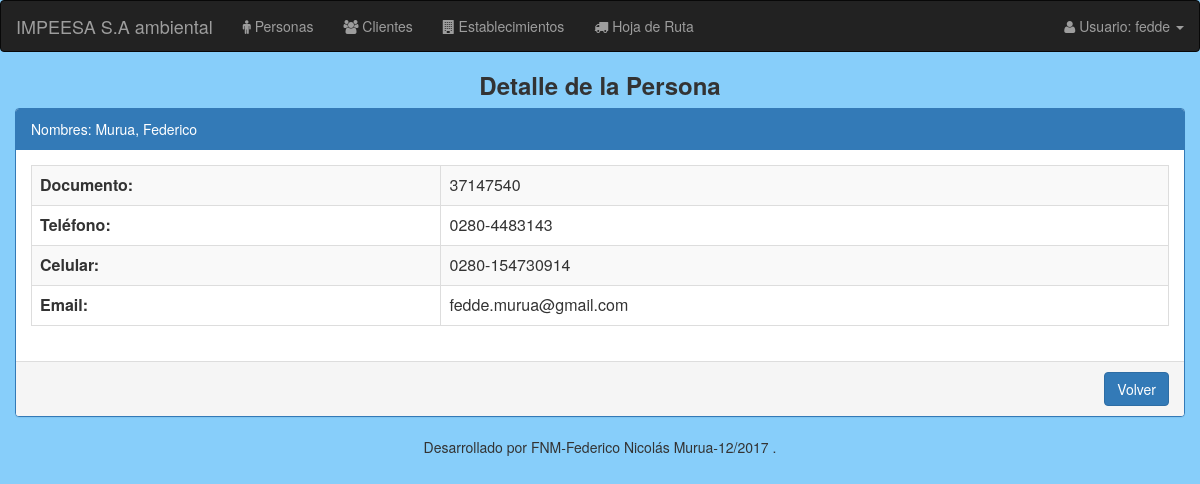
The page /personas/detalle_personas/1/ (signed in) on the database as committed earlier.
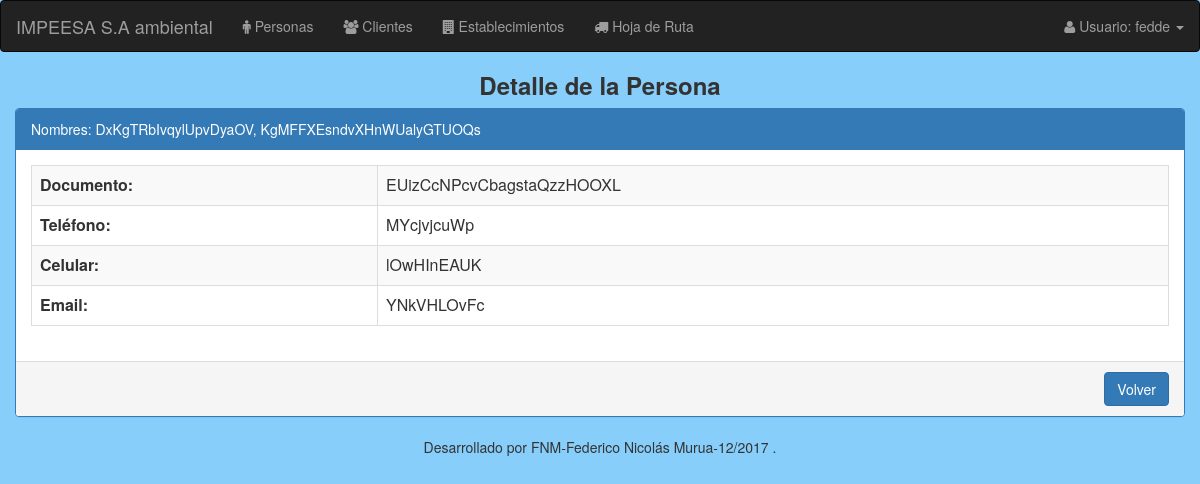
The same page on the database as committed later.
### modulo_I/models.py (models this page shows, shortened)
class Persona(models.Model):
    apellido = models.CharField(max_length=50)
    nombre = models.CharField(max_length=50)
    documento = models.CharField(max_length=50, unique=True)
    telefono_fijo = models.CharField(max_length=50, null=True, blank=True)
    celular = models.CharField(max_length=50, null=True, blank=True)
    email = models.EmailField(max_length=50, null=True, blank=True)

### modulo_I/views.py (the view)
@login_required
def detalle_personas(request, id_persona):
    persona = Persona.objects.get(id=id_persona)
    return render(request, 'persona/persona_detalle.html', {'persona': persona})

### modulo_I/templates/persona/persona_detalle.html (shortened to what this page needs)
{% extends "base/base_detalle.html" %}
{% load staticfiles %}
{% load staticfiles bootstrap3 %}
{% block header-title %}Detalle de la Persona{% endblock %}
{% block panel-heading %}
  Nombres: {{persona.apellido}}, {{persona.nombre}}
{% endblock %}
{% block detalle %}
  <table class="table table-striped table-bordered">
      <tbody>
          <tr>
              <th>Documento:</th>
              <td> {{persona.documento}}</td>
          </tr>
          {% if persona.telefono_fijo %}
            <tr>
                <th>Teléfono:</th>
                <td> {{persona.telefono_fijo}}</td>
            </tr>
          {% endif %}
          {% if persona.celular %}
            <tr>
                <th>Celular:</th>
                <td> {{persona.celular}}</td>
            </tr>
          {% endif %}
          {% if persona.email %}
            <tr>
                <th>Email:</th>
                <td> {{persona.email}}</td>
            </tr>
          {% endif %}
      </tbody>
  </table>
{% endblock %}
{% block url-volver %}
  {% url 'personas:listado_personas' %}
{% endblock %}

Rows that differ between the two databases and show on the page:
changed Persona: apellido "Murua" → "DxKgTRbIvqylUpvDyaOV"; nombre "Federico" → "KgMFFXEsndvXHnWUalyGTUOQs"; documento "37147540" → "EUizCcNPcvCbagstaQzzHOOXL"; telefono_fijo "0280-4483143" → "MYcjvjcuWp"; celular "0280-154730914" → "lOwHInEAUK"; email "fedde.murua@gmail.com" → "YNkVHLOvFc"
